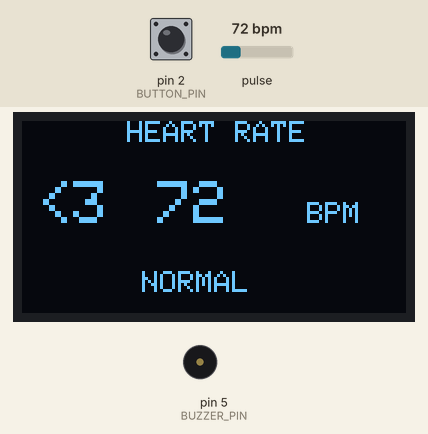
The sketch below on a simulated Arduino Uno, built with avr-gcc and run on an emulated ATmega328P. Parts: 128×64 one-colour display, buzzer (waves = sounding). The inputs (shaded band) are chosen by the test bench; at power-on: pulse 72 bpm, pin 2 (BUTTON_PIN) HIGH. What the sketch prints to the serial monitor is not drawn.

Above: at 5.2 s.
5.3 s: pulse set to 98 bpm
At 6.1 s:
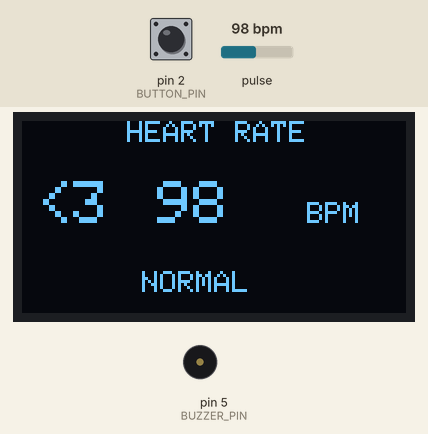
7.0 s: pulse set to 102 bpm
At 8.4 s:
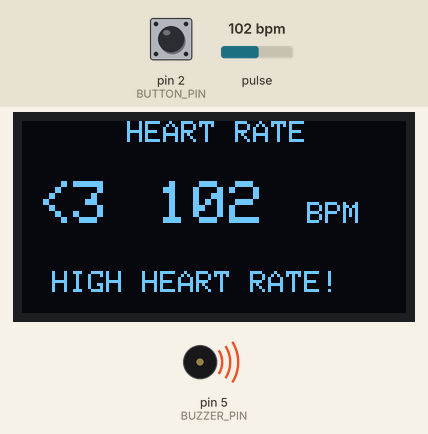
8.8 s: pin 2 (BUTTON_PIN) pulled LOW for 0.15 s
At 10.3 s:
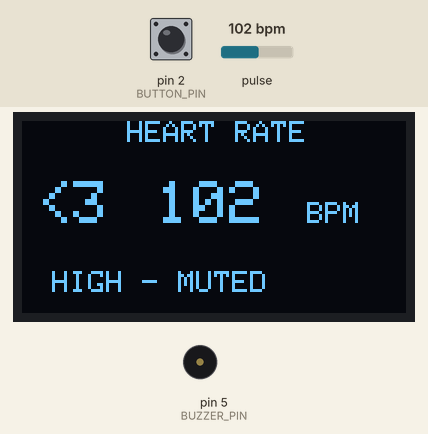
10.6 s: pulse set to 42 bpm
At 12.4 s:
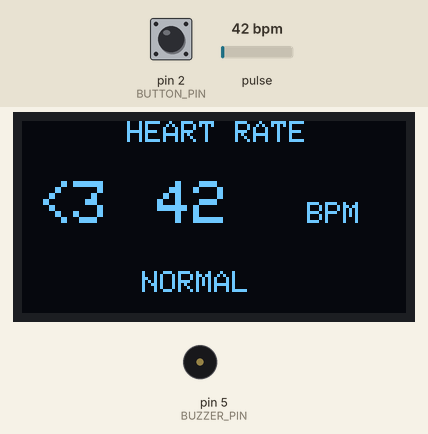
Timing chart, 0 to 13.9 s (numbered marks = the images above; inputs shaded):
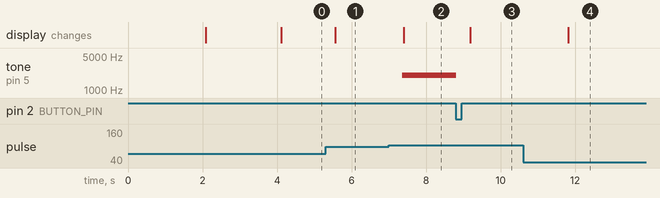

The sketch:

heartensor.ino
```cpp
#define USE_ARDUINO_INTERRUPTS true

#include <PulseSensorPlayground.h>
#include <Wire.h>
#include <Adafruit_GFX.h>
#include <Adafruit_SSD1306.h>

// ================= OLED =================

#define SCREEN_WIDTH 128
#define SCREEN_HEIGHT 64

Adafruit_SSD1306 display(SCREEN_WIDTH, SCREEN_HEIGHT, &Wire, -1);

// ================= HEART SENSOR =================

#define PULSE_PIN A0
#define THRESHOLD 520

PulseSensorPlayground pulseSensor;

// ================= BUZZER =================

#define BUZZER_PIN 5

// ================= BUTTON =================

#define BUTTON_PIN 2

// ================= LIMITS =================

#define HIGH_BPM 100

#define MIN_VALID_BPM 40
#define MAX_VALID_BPM 180

int BPM = 0;
int lastValidBPM = 0;

unsigned long lastBeatTime = 0;

// Buzzer state
bool buzzerMuted = false;

// Button state
bool lastButtonState = HIGH;

void setup() {

  Serial.begin(9600);

  // Buzzer
  pinMode(BUZZER_PIN, OUTPUT);
  noTone(BUZZER_PIN);

  // Button
  pinMode(BUTTON_PIN, INPUT_PULLUP);

  // ================= OLED =================

  if (!display.begin(SSD1306_SWITCHCAPVCC, 0x3C)) {

    Serial.println("OLED not found!");

    while (1);
  }

  display.clearDisplay();
  display.setTextColor(SSD1306_WHITE);

  display.setTextSize(2);
  display.setCursor(20, 5);
  display.println("HEART");

  display.setCursor(30, 30);
  display.println("RATE");

  display.display();

  delay(2000);

  // ================= PULSE SENSOR =================

  pulseSensor.analogInput(PULSE_PIN);
  pulseSensor.setThreshold(THRESHOLD);

  pulseSensor.begin();

  // ================= READY SCREEN =================

  display.clearDisplay();

  display.setTextSize(1);
  display.setCursor(25, 20);
  display.println("Place finger");

  display.setCursor(30, 35);
  display.println("on sensor");

  display.display();

  delay(2000);
}

void loop() {

  // ==================================================
  // BUTTON CHECK
  // ==================================================

  bool buttonState = digitalRead(BUTTON_PIN);

  // Button pressed
  if (lastButtonState == HIGH && buttonState == LOW) {

    // Silence buzzer
    noTone(BUZZER_PIN);

    buzzerMuted = true;

    Serial.println("BUZZER MUTED");

    delay(200);
  }

  lastButtonState = buttonState;

  // ==================================================
  // HEARTBEAT DETECTION
  // ==================================================

  if (pulseSensor.sawStartOfBeat()) {

    BPM = pulseSensor.getBeatsPerMinute();

    // Accept only realistic readings
    if (BPM >= MIN_VALID_BPM && BPM <= MAX_VALID_BPM) {

      lastValidBPM = BPM;
      lastBeatTime = millis();

      // ==================================================
      // SEND BPM TO PYTHON
      // ==================================================

      Serial.println(lastValidBPM);

      // ==================================================
      // HIGH HEART RATE
      // ==================================================

      if (lastValidBPM > HIGH_BPM) {

        // Only sound if not muted
        if (!buzzerMuted) {

          tone(BUZZER_PIN, 2000);
        }

      } else {

        // Normal heart rate
        noTone(BUZZER_PIN);

        // Reset mute when heart rate becomes normal
        buzzerMuted = false;
      }

      // ==================================================
      // OLED
      // ==================================================

      display.clearDisplay();

      display.setTextColor(SSD1306_WHITE);

      // Title
      display.setTextSize(1);
      display.setCursor(35, 0);
      display.println("HEART RATE");

      // Heart
      display.setTextSize(2);
      display.setCursor(5, 20);
      display.print("<3");

      // BPM
      display.setCursor(45, 20);
      display.print(lastValidBPM);

      display.setTextSize(1);
      display.setCursor(95, 27);
      display.println("BPM");

      // Status
      if (lastValidBPM > HIGH_BPM) {

        display.setCursor(10, 50);

        if (buzzerMuted) {
          display.println("HIGH - MUTED");
        } else {
          display.println("HIGH HEART RATE!");
        }

      } else {

        display.setCursor(40, 50);
        display.println("NORMAL");
      }

      display.display();
    }
  }

  // ==================================================
  // NO FINGER DETECTED
  // ==================================================

  if (millis() - lastBeatTime > 5000) {

    noTone(BUZZER_PIN);

    buzzerMuted = false;

    display.clearDisplay();

    display.setTextColor(SSD1306_WHITE);

    display.setTextSize(1);

    display.setCursor(35, 5);
    display.println("HEART RATE");

    display.setCursor(20, 25);
    display.println("Place finger");

    display.setCursor(30, 40);
    display.println("on sensor");

    display.display();
  }

  delay(20);
}
```

Measured:
- the behaviour switches between 100 and 101 bpm on pulse (found by bisection; images 1 and 2)
- after the input at 5.3 s, the display: changes after 0.27 s (image 1)
- after the input at 7.0 s, tone on pin 5 (BUZZER_PIN): silent → 2000 Hz after 0.36 s; the display: changes after 0.39 s (image 2)
- after the input at 8.8 s, tone on pin 5 (BUZZER_PIN): 2000 Hz → silent at once; the display: changes after 0.38 s (image 3)
- after the input at 10.6 s, the display: changes after 1.2 s (image 4)
